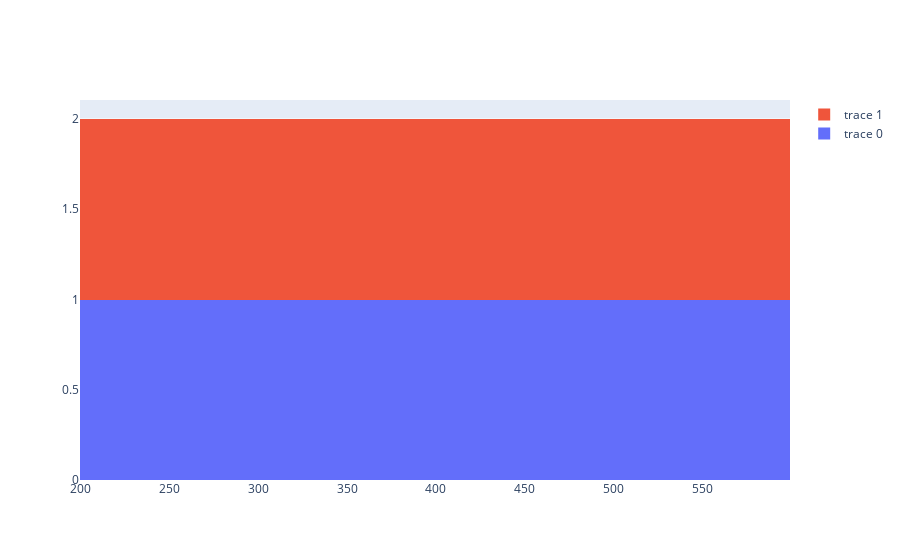

Notebook code for this chart:
### Code cell
x0 = titanic['Survived'].value_counts()
x1 = titanic['Survived'].value_counts() + 1

fig = go.Figure()
fig.add_trace(go.Histogram(x=x0))
fig.add_trace(go.Histogram(x=x1))

# The two histograms are drawn on top of another
fig.update_layout(barmode='stack')
fig.show()

### Figure 1 — Plotly figure (JSON) as saved in the notebook; plotly's stock layout.template omitted (floating-point values rounded to 4 significant figures)
{"data": [{"type": "histogram", "x": [549, 342]}, {"type": "histogram", "x": [550, 343]}], "layout": {"barmode": "stack"}}
